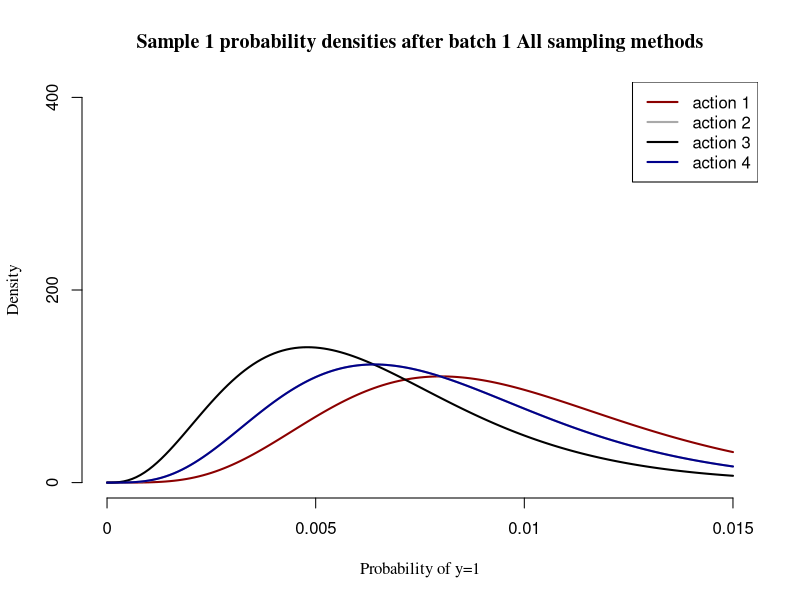
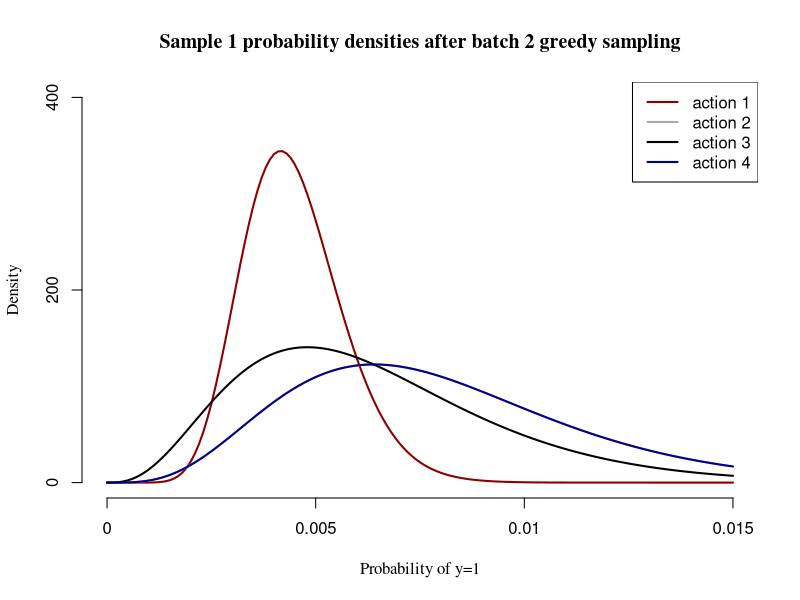
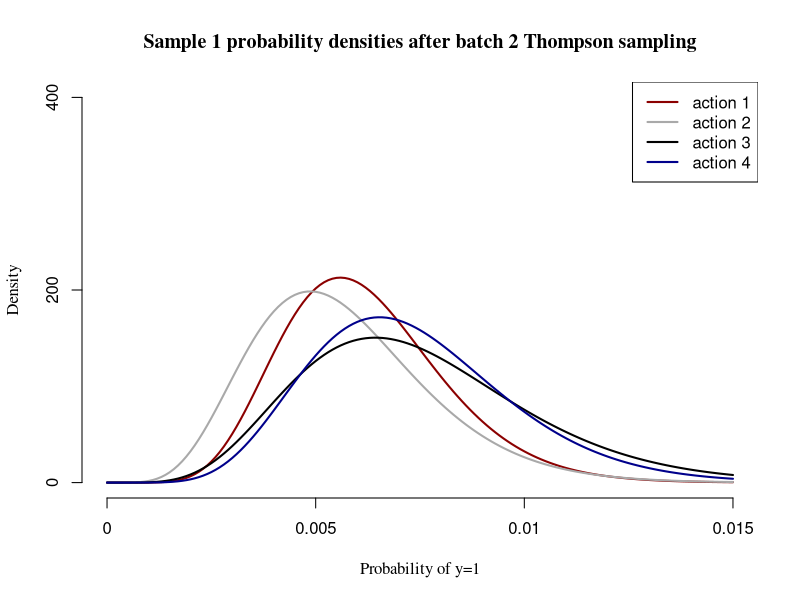
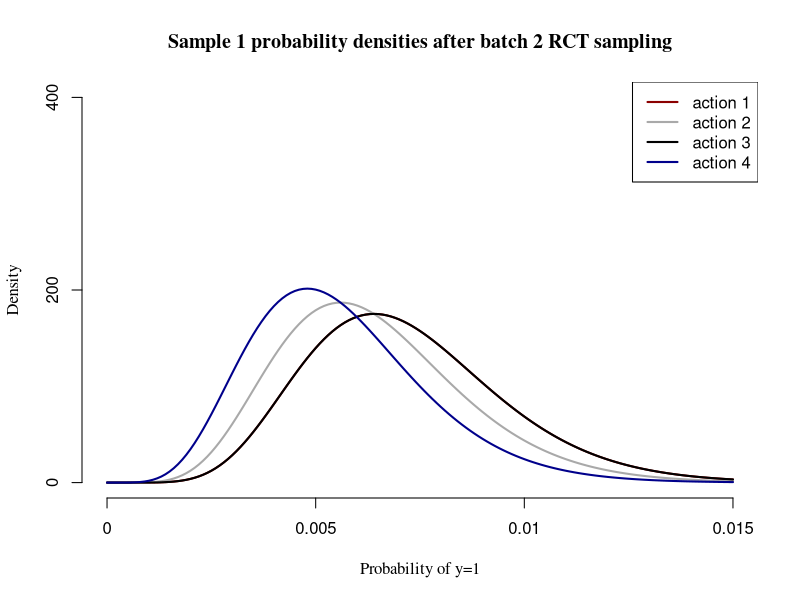
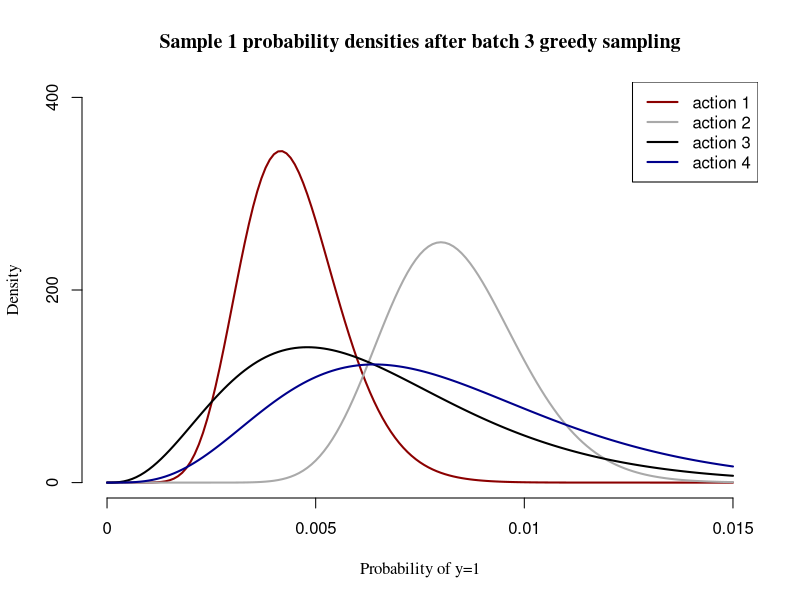
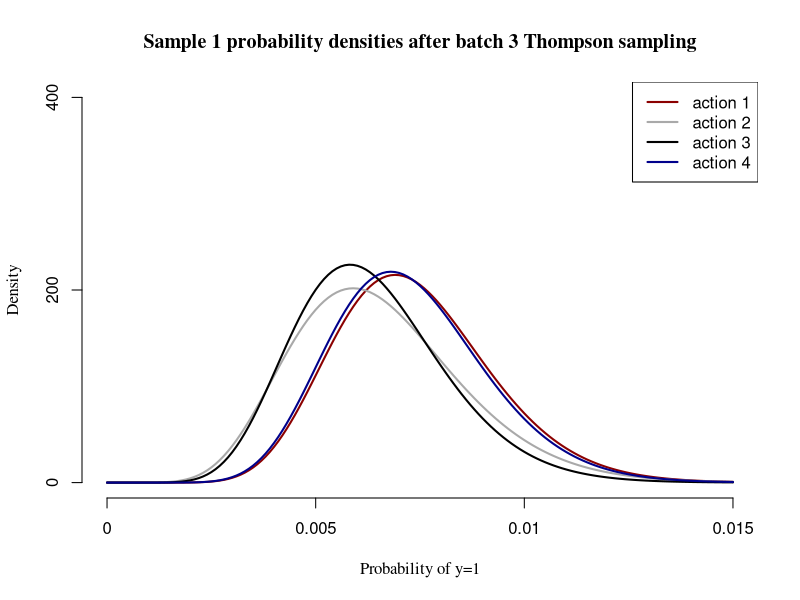
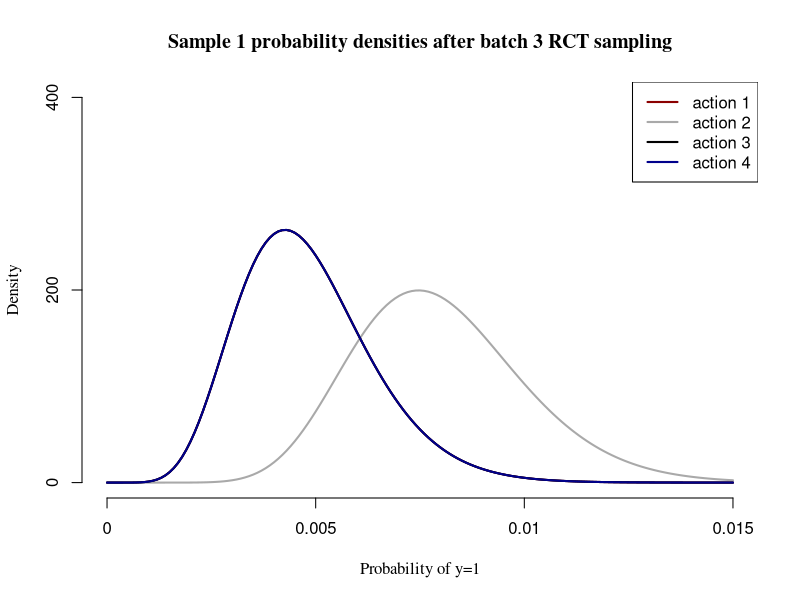
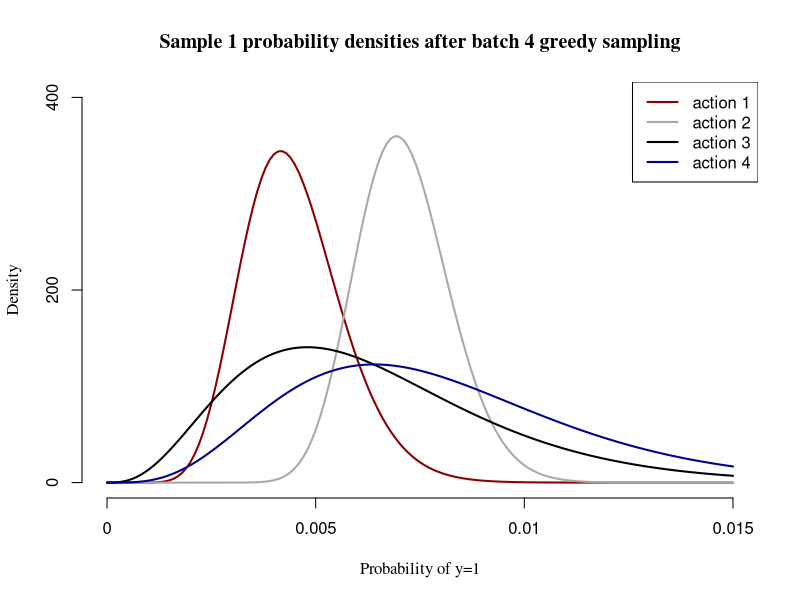

The R script that drew these images, in order:
#ECON484 Week 10
#16 July 2025
#Kevin Laughren

#####
# Overview of adaptive sampling exercise
#####
#We want to complete several adaptive sampling algorithms over four rounds of four actions
#We want to compare the number of responses (regret) of each algorithm, as well as their posterior distributions

#####
# Libraries
#####
library(stats)

#####
# Set parameters
#####

#create a vector of length (actions) that maps to x-variables
#$(1,0)\rightarrow k=1$, $(1,1)\rightarrow k=2$, $(2,0)\rightarrow k=3$, $(2,1)\rightarrow k=4$
actionad <- c(1,1,2,2)
actionman <- c(0,1,0,1)

#True response rates
actioncount <- 4
theta <- c(0.0050,0.0055,0.0060,0.0065)
actioncolours <- c("darkred","darkgrey","black","darkblue")

#declare a vector of probabilities to plug into the Beta() density function for plotting
#should exceed the upper and lower bounds of theta
prob = seq(0.00, 0.015,length = 151)

#Sample batch parameters
batchcount <- 10
#batchsize is per action. batchsize*4*batchcount should be equal to population
batchsize <- 2500

#Population parameters
population <- 1000000
actionpopulation <- round(population/actioncount,0)

#Name and count of sampling methods
methodcount <- 3
methodname <- c("greedy","Thompson","RCT")

#pre-define seeds to loop through during sampling
seeds <- c(500)
popseed <- 5150


#####
# Data simulation
#####
#(i) we use simulated data for this exercise so that we can 'know' what optimal performance should look like
#(ii) we simulate a large dataset at the beginning and sample from it (rather than simulate data each round)
#(iii) by doing this, we can include a sampling step after each batch as a reminder of when you need to go get more data

#create empty vectors to fill in a loop using "_pop" to represent a population variable
ad_pop <- c()
man_pop <- c()
action_pop <- c()
y_pop <- c()

#loop to generate data
#seed to isolate a single population from which we sample
set.seed(popseed)

for(k in 1:actioncount){
  #append x-variables (known)
  ad_pop <- append(ad_pop,rep(actionad[k],actionpopulation))
  man_pop <- append(man_pop,rep(actionman[k],actionpopulation))
  action_pop <- append(action_pop,rep(k,actionpopulation))
  #generate y-variables (random)
  y_k <- ifelse(runif(actionpopulation)<=theta[k],1,0)
  y_pop <- append(y_pop,y_k)
}

#create population dataframe with an index for sampling
index_pop <- c(1:population)

popdata <- data.frame(ad_pop,
                      man_pop,
                      y_pop,
                      action_pop,
                      index_pop)

#turn into a table to check response rates versus parameters
poptable <- table(popdata$man_pop,
                  popdata$ad_pop,
                  popdata$y_pop,
                  dnn=list("man",
                           "ad",
                           "response"))
poptable
#population data success rates
poptable[5:8]/actionpopulation

#####
#Plotting function
#####
#Plot the beliefs after one round, start with one, then loop the rest after declaring axes
customplot <- function(prob,alphas,betas,method){
  plot(x= prob,
       y = dbeta(prob,
                 shape1 = alphas[1],
                 shape2 = betas[1]),
       col = actioncolours[1], 
       type = "l", 
       lwd = 2.0,
       xlab = "Probability of y=1",
       ylab = "Density",
       ylim = c(0,400),
       family = "serif",
       frame.plot=F,
       yaxt="n",
       xaxt="n",
       main=paste("Sample",
                  s,
                  "probability densities after",
                  "batch",
                  b,
                  toString(method))
       )
  #customize the y-axis
  axis(side = 2,
       at = c(0,200,400)
       )
  #customize the x-axis  
  axis(side = 1,
       at = c(0,0.005,0.01,0.015),
       labels = c(0,0.005,0.01,0.015)
       )
  #plot the remaining actions
  for(k in 2:actioncount){
    lines(x= prob,
          y = dbeta(prob,
                    shape1 = alphas[k],
                    shape2 = betas[k]),
          col = actioncolours[k], 
          type = "l", 
          lwd = 2.0)
  }
  #add a legend
  legend(x="topright",
         legend=c("action 1",
                  "action 2",
                  "action 3",
                  "action 4"),
         lty=c(1,1,1,1),
         lwd = 2.0,
         col=actioncolours)
}


#####
#Nested Loop through (seeds, batches, methods)
#####

#define sample vectors
ad <- c()
man <- c()
y <- c()
action <- c()

#vectors to track when data was sampled
sample <- c()
batch <- c()
method <- c()

#set a single seed while setting up, turn off after
seeds <- c(1)

for(s in 1:length(seeds)){
  #loop through seeds
  set.seed(seeds[s])
  #record a variable to separate samples by seed
  sample <- append(sample,rep(s,batchsize*batchcount*methodcount))
  
  for(b in 1:batchcount){
    #record a variable to separate batches
    batch <- append(batch,rep(b,batchsize))
    
    #first batch must be the SAME for all algorithms, do not sample once per algorithm
    if(b==1){
      for(k in 1:actioncount){
        #identify which population data are the matching action and sample the appropriate amount
        actionrows <- which(popdata$action_pop == k)
        actionsample <- sample(actionrows,
                               size=round(batchsize/actioncount,0),
                               replace=FALSE)
        #append the data once per each method
        for(m in 1:methodcount){
          method <- append(method,rep(methodname[m],round(batchsize/actioncount,0)))
          ad <- append(ad,popdata$ad_pop[actionsample])
          man <- append(man,popdata$man_pop[actionsample])
          y <- append(y,popdata$y_pop[actionsample])
          action <- c(action,popdata$action_pop[actionsample])
        }
      }
      
      #####
      # Plot theta distributions after batch 1
      #####
      
      #All samples are the same for batch 1, only need to calculate and plot once
      thompsontable <- table(action[(sample==s)&(method=="Thompson")],
                             y[(sample==s)&(method=="Thompson")],
                             dnn=list("action",
                                      "response"))
      #get count of successes and failures (+1) for Beta() distribution
      thompsonalphas <- 1+thompsontable[,2]
      thompsonbetas <- 1+thompsontable[,1]
      
      #run customplot
      customplot(prob=prob,
                 alphas=thompsonalphas,
                 betas=thompsonbetas,
                 method="All sampling methods")
      
    }
    
    #####
    # Start batches 2+
    #####
    
    #subsequent batches need a separate loop for each method
    else{
      
      #####
      #Greedy sampling
      #####
      greedytable <- table(action[(sample==s)&(method=="greedy")],
                             y[(sample==s)&(method=="greedy")],
                             dnn=list("action",
                                      "response"))
      #get count of successes and failures (+1) for Beta() distribution
      greedyalphas <- 1+greedytable[,2]
      greedybetas <- 1+greedytable[,1]
      
      #identify the action with the highest expected response rate for sampling
      greedybest <- which.max(greedyalphas/(greedyalphas+greedybetas)) 
      greedyrows <- which(popdata$action_pop == greedybest)
      
      greedysample <- sample(greedyrows,
                             size=batchsize,
                             replace=FALSE)
      
      ad <- append(ad,popdata$ad_pop[greedysample])
      man <- append(man,popdata$man_pop[greedysample])
      y <- append(y,popdata$y_pop[greedysample])
      action <- c(action,popdata$action_pop[greedysample])
      
      #append the sampling method
      method <- append(method,rep("greedy",batchsize))
      
      #Update greedy table
      greedytable <- table(action[(sample==s)&(method=="greedy")],
                           y[(sample==s)&(method=="greedy")],
                           dnn=list("action",
                                    "response"))
      #get count of successes and failures (+1) for Beta() distribution
      greedyalphas <- 1+greedytable[,2]
      greedybetas <- 1+greedytable[,1]
      
      #####
      #Plot theta distributions for greedy batch 2+
      #####
      #run customplot
      customplot(prob=prob,
                 alphas=greedyalphas,
                 betas=greedybetas,
                 method="greedy sampling")
      
      
      #####
      #Thompson sampling
      #####
      thompsontable <- table(action[(sample==s)&(method=="Thompson")],
                             y[(sample==s)&(method=="Thompson")],
                             dnn=list("action",
                                      "response"))
      
      #get count of successes and failures (+1) for Beta() distribution
      thompsonalphas <- 1+thompsontable[,2]
      thompsonbetas <- 1+thompsontable[,1]
      
      #Thompson sampling draws once from each distribution for each observation
      thetahat <- c()
      for(k in 1:actioncount){
        thetas <- rbeta(n=batchsize,
                        shape1=thompsonalphas[k],
                        shape2=thompsonbetas[k])
        thetahat <- append(thetahat, thetas)
      }
      #store the random draws in a matrix
      thompsondraws <- matrix(data=thetahat,
                              nrow=batchsize,
                              ncol=actioncount)
      
      #for each observation, identify the max draw as the action you want to sample
      thompsonaction <- c()
      for(n in 1:batchsize){
        thompsonaction <- append(thompsonaction,
                                 which.max(thompsondraws[n,]))

      }
      #count how many of each action Thompson wants to draw in the next batch
      thompsonactioncount <- table(thompsonaction)
      
      #sample the new data
      
      for(k in 1:actioncount){
        #identify which population data are the matching action and sample the appropriate amount
        actionrows <- which(popdata$action_pop == k)
        actionsample <- sample(actionrows,
                               #Note the size is what changes in Thompson sampling
                               size=thompsonactioncount[k],
                               replace=FALSE)

        ad <- append(ad,popdata$ad_pop[actionsample])
        man <- append(man,popdata$man_pop[actionsample])
        y <- append(y,popdata$y_pop[actionsample])
        action <- c(action,popdata$action_pop[actionsample])
      }
      #append the sampling method
      method <- append(method,rep("Thompson",batchsize))
      
      #####
      # Plot theta distributions for Thompson batch 2+
      #####
      
      #Update Thompson table
      thompsontable <- table(action[(sample==s)&(method=="Thompson")],
                             y[(sample==s)&(method=="Thompson")],
                             dnn=list("action",
                                      "response"))
      #get count of successes and failures (+1) for Beta() distribution
      thompsonalphas <- 1+thompsontable[,2]
      thompsonbetas <- 1+thompsontable[,1]
      
      #run customplot
      customplot(prob=prob,
                 alphas=thompsonalphas,
                 betas=thompsonbetas,
                 method="Thompson sampling")
      
      
      #####
      #RCT sampling
      #####
      
      for(k in 1:actioncount){
        #identify which population data are the matching action and sample the appropriate amount
        actionrows <- which(popdata$action_pop == k)
        actionsample <- sample(actionrows,
                               #Equal size for all actions
                               size=round(batchsize/actioncount,0),
                               replace=FALSE)
        ad <- append(ad,popdata$ad_pop[actionsample])
        man <- append(man,popdata$man_pop[actionsample])
        y <- append(y,popdata$y_pop[actionsample])
        action <- c(action,popdata$action_pop[actionsample])
      }
      #append the method
      method <- append(method,rep("RCT",batchsize))
      
      #Update RCT table
      RCTtable <- table(action[(sample==s)&(method=="RCT")],
                        y[(sample==s)&(method=="RCT")],
                        dnn=list("action",
                                 "response"))
      #get count of successes and failures (+1) for Beta() distribution
      RCTalphas <- 1+RCTtable[,2]
      RCTbetas <- 1+RCTtable[,1]
      
      #####
      # Plot theta distributions for RCT batch 2+
      #####
      
      #run customplot
      customplot(prob=prob,
                 alphas=RCTalphas,
                 betas=RCTbetas,
                 method="RCT sampling")

    }
    
  }
  print(paste("seed",s,"tables and rates"))
  print("greedytable:")
  print(greedytable)
  print(greedytable[,2]/(greedytable[,1]+greedytable[,2]))
  print("thompsontable:")
  print(thompsontable)
  print(thompsontable[,2]/(thompsontable[,1]+thompsontable[,2]))
  print("RCTtable:")
  print(RCTtable)
  print(RCTtable[,2]/(RCTtable[,1]+RCTtable[,2]))
  
  print(paste("seed",s,"cumulative y=1 responses"))
  print("greedy1s")
  print(sum(greedytable[,2]))
  print("thompson1s")
  print(sum(thompsontable[,2]))
  print("RCT1s")
  print(sum(RCTtable[,2]))
}

#Look at cumulative outputs across multiple seeds
allseedstable <- table(action,y,method)





